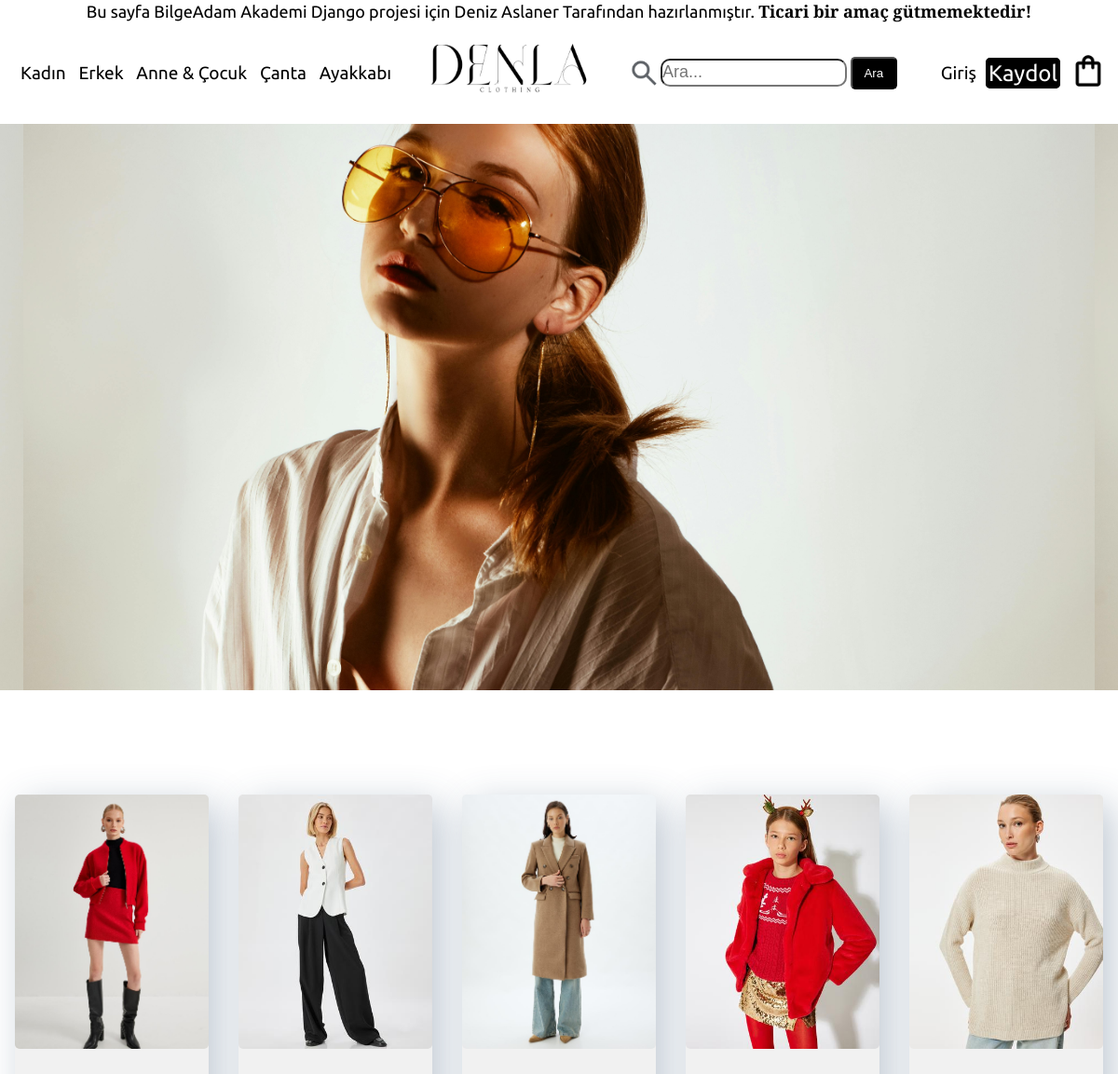
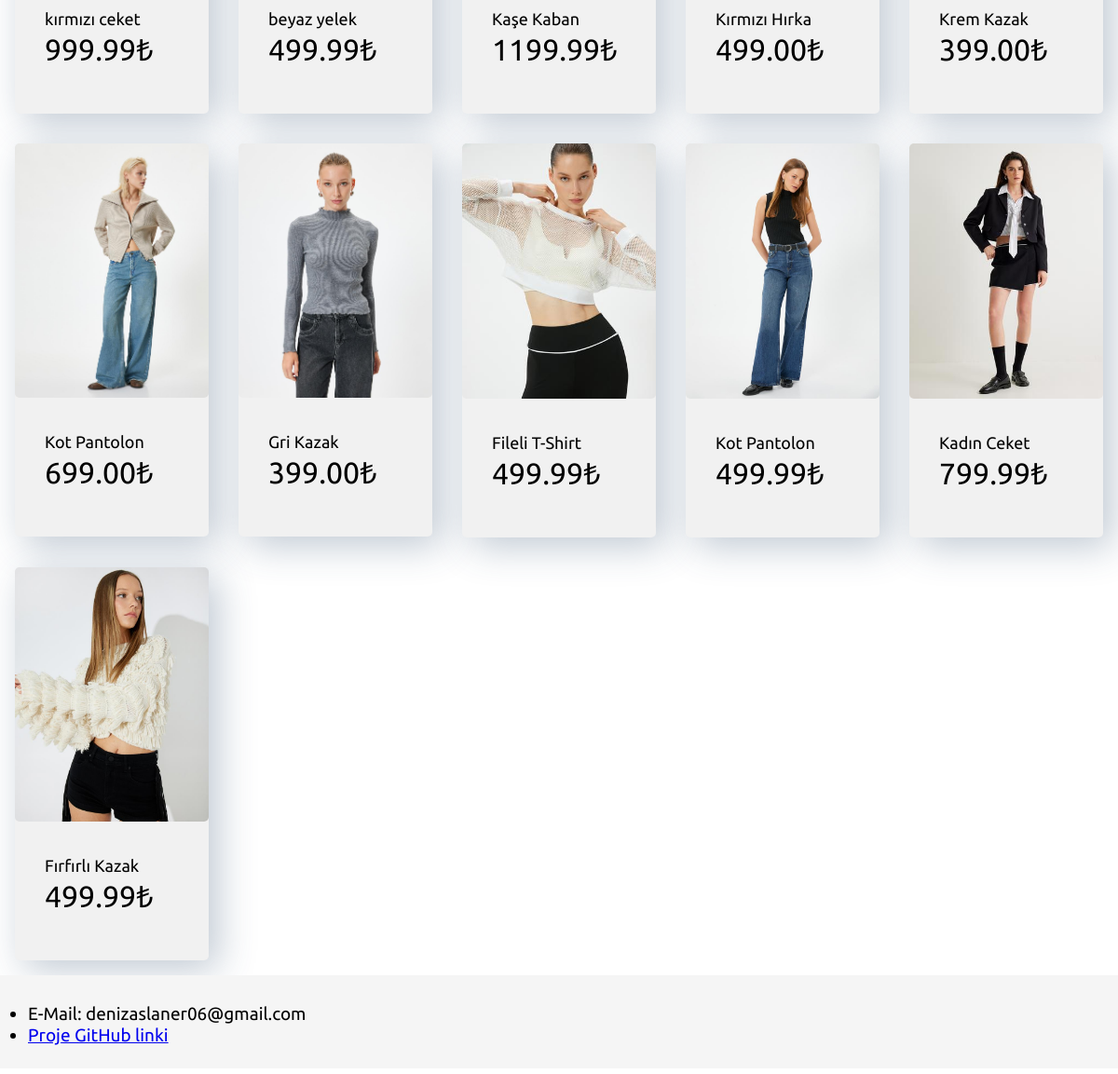
/category/kadın/Kadin-Giyim, run on the app's committed database (2 pictures, top to bottom).
### product/models.py (models this page shows, shortened)
class Product(models.Model):
    name = models.CharField(max_length=255)
    description = models.TextField(blank=True, null=True)
    price = models.DecimalField(max_digits=8, decimal_places=2)
    category = models.ForeignKey(Category, on_delete=models.SET_NULL, blank=True, null=True, related_name='products')
    stock = models.IntegerField(default=0)
    image = models.ImageField(upload_to='products/images')

### category/views.py (called while the page is built)
def category(request, category_name):
    category = get_object_or_404(Category, name=category_name)
    categories = [category] + list(category.children.all())
    products = Product.objects.filter(category__in=categories)
    return render(request, 'pages/category.html', {'category_name': category_name, 'products': products})

### templates/pages/category.html (shortened to what this page needs)
{% extends 'pages/base.html' %}
{% block content %}
{% load static %}
 <h1>{{ category_name|title }} Kategorisi</h1>
    {% if category_name == "Kadın" %}
<div class="kadin-bg-img"></div>
<section class="pop-prod">
        <div class="pop-prod__container">
          <div class="row">
            {% for product in products %}
              <a href="{% url 'product:Product' product.id %}">
            <div class="card-container col-5">
              <div class="card">
                <img src="{{ product.image.url }}" class="card-img img-fluid" alt="{{ product.name }}" />
                <div class="card-body">
                  <h1>{{ product.name }}</h1>
                  <p>{{ product.price }}₺</p>
                </div>
              </div>
            </div>
              </a>
            {% endfor %}
          </div>
        </div>
      </section>
    {% elif category_name == "Kadın-Giyim" %}
        <p>Bu sayfa kadın giyim kategorisine aittir.</p>
<div class="kadin-giyim-bg-img"></div>
<section class="pop-prod">
        <div class="pop-prod__container">
          <div class="row">
            {% for product in products %}
              <a href="{% url 'product:Product' product.id %}">
            <div class="card-container col-5">
              <div class="card">
                <img src="{{ product.image.url }}" class="card-img img-fluid" alt="{{ product.name }}" />
                <div class="card-body">
                  <h1>{{ product.name }}</h1>
                  <p>{{ product.price }}₺</p>
                </div>
              </div>
            </div>
              </a>
            {% endfor %}
          </div>
        </div>
      </section>
    {% else %}
        <p>Bu sayfa bulunamadı.</p>
    {% endif %}
{% endblock content %}

### static/css/styles.css (style rules this page uses)
* { box-sizing: border-box; margin: 0; padding: 0; }
body, html { font-family: "Playfair Display", "Ubuntu", sans-serif; height: 100%; display: flex; flex-direction: column; }
.kadin-giyim-bg-img { background-image: url("../images/kadın-gunluk-giyim.jpg"); background-size: 1150px; background-position: top; height: 700px; }
.col-5 { float: left; width: 20%; box-sizing: border-box; }
.row { width: 100%; margin-top: 6rem; }
.row a { text-decoration: none; color: black; }
.row::after { content: ""; display: block; clear: both; }
.img-fluid { width: 100%; }
.pop-prod__container { margin: 0; width: 100%; }
.pop-prod__container h1 { font-size: 2rem; }
.pop-prod__container p { font-size: 2rem; padding-bottom: 1rem; }
.card { background-color: #f1f1f1; border-radius: 5px; cursor: pointer; box-shadow: 10px 10px 40px rgba(46, 76, 109, 0.3); transition: all 0.6s; }
.card h1 { font-size: 18px; }
.card-container { padding: 1rem; width: 20%; }
.card-img { max-height: 300px; border-radius: 5px; }
.card-body { padding: 2rem; }

### data on the page
Product: image (picture), name "kırmızı ceket", price "999.99"
Product: image (picture), name "beyaz yelek", price "499.99"
Product: image (picture), name "Kaşe Kaban", price "1199.99"
Product: image (picture), name "Kırmızı Hırka", price "499.00"
Product: image (picture), name "Krem Kazak", price "399.00"
Product: image (picture), name "Kot Pantolon", price "699.00"
Product: image (picture), name "Gri Kazak", price "399.00"
Product: image (picture), name "Fileli T-Shirt", price "499.99"
Product: image (picture), name "Kot Pantolon", price "499.99"
Product: image (picture), name "Kadın Ceket", price "799.99"
Product: image (picture), name "Fırfırlı Kazak", price "499.99"
